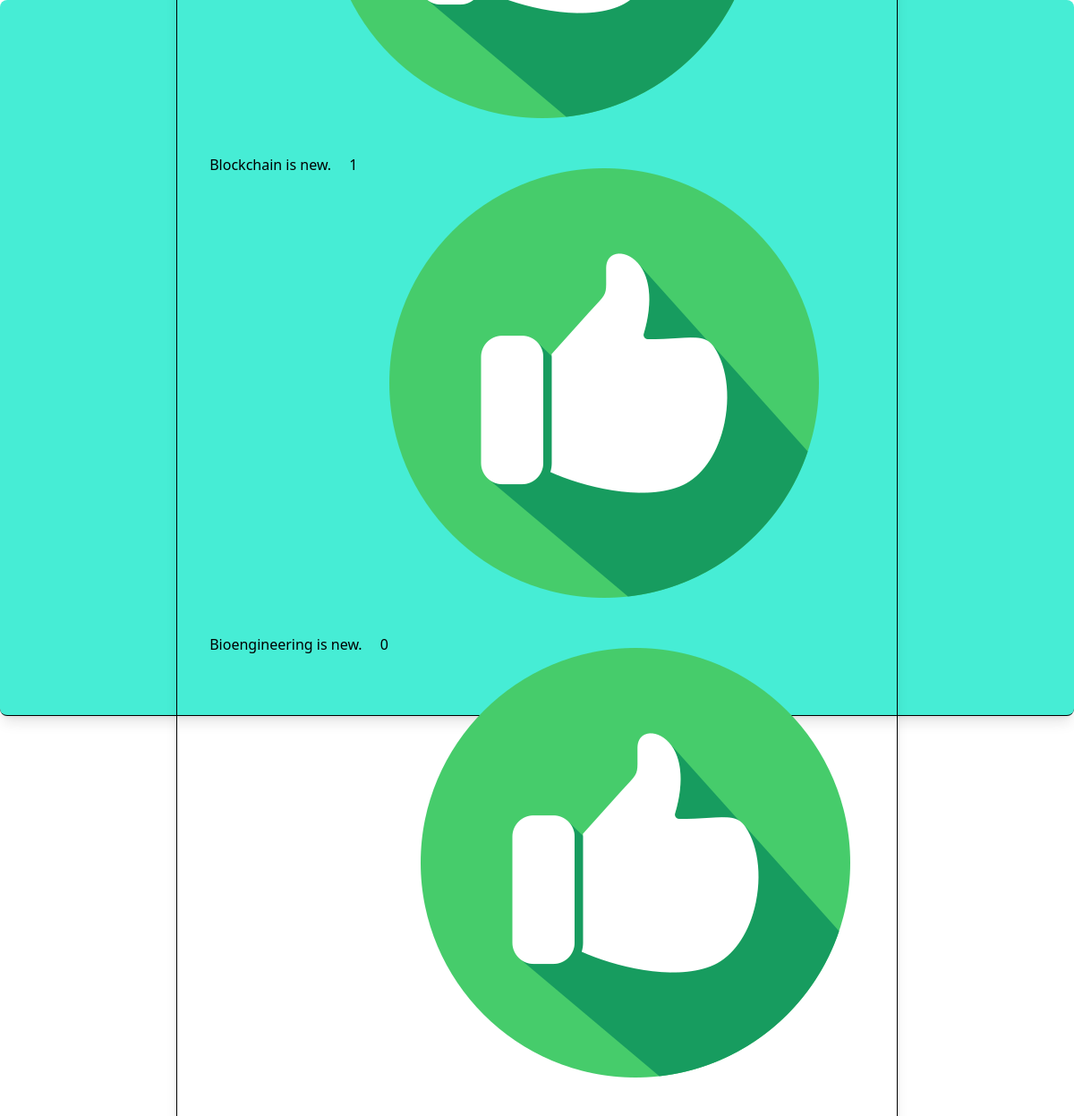
Page /firstapp/question/1/ on the earlier database version.
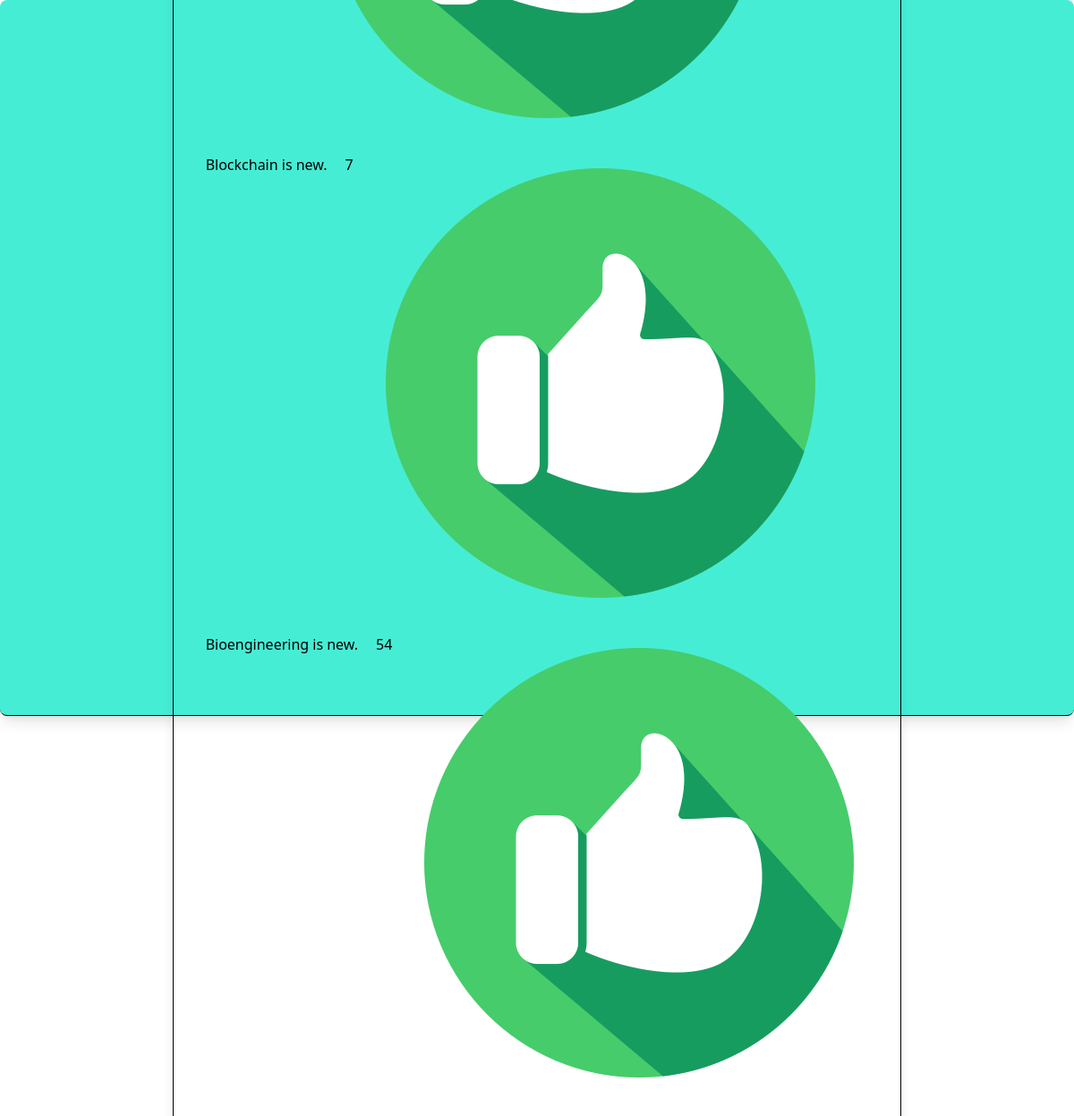
Same page on the later database version.
### firstApp/models.py (models this page shows, shortened)
class Choice(models.Model):
    question = models.ForeignKey(Question, on_delete=models.CASCADE,related_name='choices')
    chioce_text = models.CharField(max_length=200)
    votes = models.IntegerField(default=0)

### firstApp/views.py (the view)
# urls.py: path('question/<int:id>/',views.Showchoices),
def Showchoices(request,id):
    question = Question.objects.get(id=id)
    Choices = question.choices.all()
    template = loader.get_template("firstApp/choice.html")
    context = {"Choices":Choices,"Question":question}
    return HttpResponse(template.render(context,request))

### firstApp/templates/firstApp/choice.html (shortened to what this page needs)
{% load static tailwind_tags %}
{%if Choices and Question%}
{% tailwind_css %}
<div class ="flex flex-col justify-center items-center h-screen bg-teal-300 border-b rounded-lg shadow-lg gap-5" >
    <div class="flex flex-col gap-6 border p-9  rounded shadow-lg">
        {%for i in Choices%}
            <li class="flex gap-5 ">
                <h1>
                    {{i.chioce_text}}
                </h1>
                <h2>
                    {{i.votes}}
                </h2>
                <a href="/firstapp/choice/{{i.id}}"><img src="./thumb-up.png" alt="up-vote"/></a>
            </li>
        {%endfor%}
    </div>
{%endif%}

Differences in the rows shown:
changed Choice "Blockchain is new.": votes "1" → "7"
changed Choice "Bioengineering is new.": votes "0" → "54"
